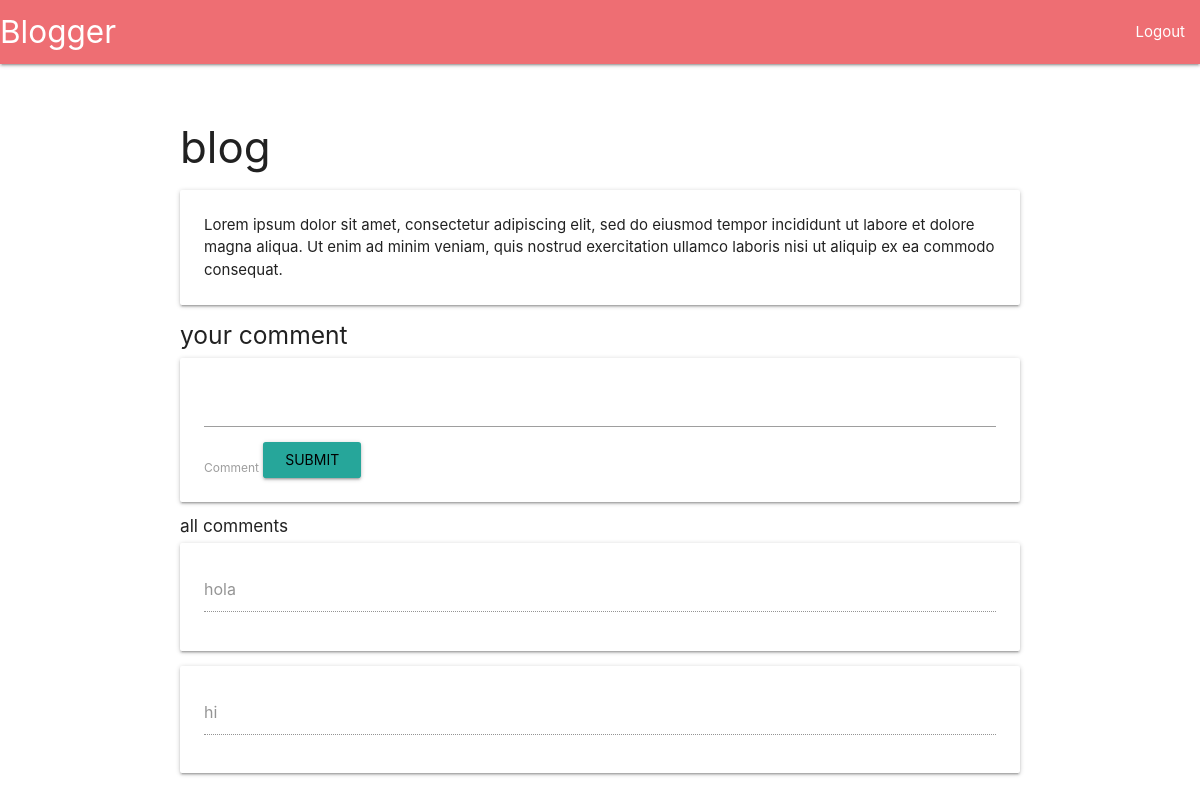
/blog/3 (signed in), run on the app's committed database.
### app/models.py (models this page shows)
class Blog(db.Model):
    blog_id = db.Column(db.Integer,primary_key =True)
    user_id = db.Column(db.Integer, db.ForeignKey("user.id"))
    blog_title = db.Column(db.String(25))
    blog_content = db.Column(db.String(100))
    timestamp = db.Column(db.DateTime(timezone=True), default=func.now())

class Comment(db.Model):
    comment_id = db.Column(db.Integer, primary_key=True)
    blog_id = db.Column(db.Integer,db.ForeignKey('blog.blog_id'))
    user_id = db.Column(db.Integer,db.ForeignKey('user.id'))
    comment_content = db.Column(db.String(100))
    timestamp = db.Column(db.DateTime(timezone=True), default=func.now())

### app/views.py (the view)
@views.route('/blog/<string:id>',methods=["GET","POST"])
@login_required
def blog(id):
    if request.method =="GET":
        return render_template("content.html",blog =Blog.query.filter_by(blog_id =id).first(),user=current_user,comments=Comment.query.filter_by(blog_id=id).all())
    else:
        db.session.add(Comment(blog_id=id,comment_content=request.form["textarea1"],user_id=current_user.id))
        db.session.commit()

### app/__init__.py (called while the page is built)
def create_app():
    app = Flask(__name__)
    app.config['SECRET_KEY'] = '5c09a9c8222e15531612efe631c23122d9bb5c56'
    app.config['SQLALCHEMY_DATABASE_URI'] = 'sqlite:///' + path.join(basedir, 'database' ,'db.sqlite3')
    app.config['SQLALCHEMY_TRACK_MODIFICATIONS'] = False
    db.init_app(app)
    print(app.config['SQLALCHEMY_DATABASE_URI'])
    from .views import views
    from .models import User, Blog, Comment
    app.register_blueprint(views, url_prefix='/')
    create_database(app=app)
    login_manager = LoginManager()
    login_manager.login_view = 'login'
    login_manager.init_app(app)
    @login_manager.user_loader
    def load_user(id):
        return User.query.get(int(id))
    return app

### app/templates/content.html (shortened to what this page needs)
<!DOCTYPE html>
<html lang="en">
<head>
    <link rel="stylesheet" href="https://cdnjs.cloudflare.com/ajax/libs/materialize/1.0.0/css/materialize.min.css">
</head>
<body>
    <nav>
        <div class="nav-wrapper">
          <a href="/home" class="brand-logo">Blogger</a>
          <ul id="nav-mobile" class="right hide-on-med-and-down">
            <li><a href="collapsible.html">Logout</a></li>
          </ul>
        </div>
      </nav>
    <div class="container">
        <h3>blog</h3>
        <div class="card">
            <div class="card-content">
               {{ blog.blog_content }}
            </div>
        </div>
        <h5>your comment</h5>
        <div class="card">
            <div class="card-content">
                <form action method="POST">
                    <textarea id="textarea1" class="materialize-textarea" name="textarea1" value="textarea1"></textarea>
                    <label for="textarea1">Comment</label>
                    <input type="submit" value="submit" class="waves-effect waves-light btn">
                </form>
            </div>
        </div>
        <h6>all comments</h6>
        {% for comment in comments %}
        <div class="card">
            <div class="card-content">
                <textarea id="textarea1" class="materialize-textarea" disabled>{{comment.comment_content}}</textarea>
            </div>
        </div>
                {% endfor %}
    </div>
</body>
</html>

### app/templates/content.html (style rules this page uses)
.container { margin-left: 15% !important; margin-top: 5% !important; }

### data on the page
Blog: blog_content "Lorem ipsum dolor sit amet, consectetur adipiscing elit, sed do eiusmod tempor incididunt ut labore et dolore magna aliqua. Ut enim ad minim veniam, quis nostrud exercitation ullamco laboris nisi ut aliquip ex ea commodo consequat."
Comment: comment_content "hola"
Comment: comment_content "hi"
